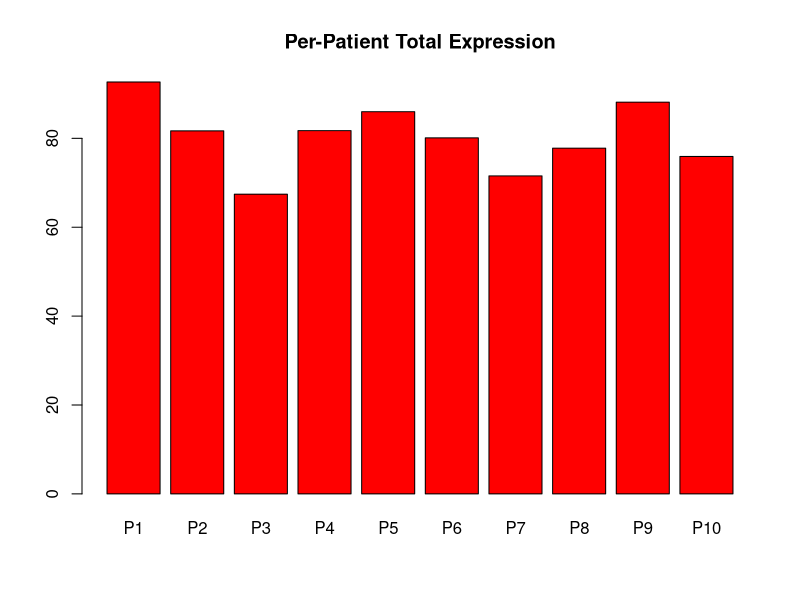

Write the R code that produced this figure.
# ------------------------------------------------------------
# Pilot Study: 8 genes × 10 patients

set.seed(123)  # for reproducibility

#Generate Dataset 
patient_id <- paste0("P", 1:10)
status <- sample(c("Responder", "Non-Responder"), size = 10, replace = TRUE)

# simulate expression (normal distribution, mean=10, sd=3)
gene_data <- matrix(rnorm(10 * 8, mean = 10, sd = 3), nrow = 10, ncol = 8)
colnames(gene_data) <- paste0("G", 1:8)

expr <- data.frame(patient_id, status, gene_data)

cat("Dataset generated:\n")
print(expr)
cat("\n-------\n")

# 1. Structure & summary 
cat("Structure of expr:\n")
str(expr)
cat("\nSummary of gene columns:\n")
print(summary(expr[, 3:10]))
cat("\n-------\n")

# 2. Per-gene overall means 
gene_means <- colMeans(expr[, 3:10])
cat("Per-gene overall means:\n")
print(gene_means)
cat("Top 2 highest-mean genes:\n")
print(sort(gene_means, decreasing = TRUE)[1:2])
cat("\n---------\n")

# 3. Responder vs Non-Responder means (tapply) 
group_means <- sapply(expr[, 3:10], function(g) tapply(g, expr$status, mean))
cat("Responder vs Non-Responder means:\n")
print(group_means)
cat("\n------------\n")

# 4. Genes higher in Responders 
higher_in_resp <- names(which(group_means["Responder", ] > group_means["Non-Responder", ]))
cat("Genes higher in Responders:\n")
print(higher_in_resp)
cat("\n-----------\n")

# 5. Total expression per patient
expr$total <- rowSums(expr[, 3:10])
cat("Total expression per patient:\n")
print(expr[, c("patient_id", "total")])
cat("\n-----------\n")

# 6. Label HighExpr if total > median 
median_total <- median(expr$total)
expr$HighExpr <- ifelse(expr$total > median_total, "HighExpr", "LowExpr")
cat("HighExpr / LowExpr count per group:\n")
print(table(expr$status, expr$HighExpr))
cat("\n---------\n")

# 7. Patient with highest total 
cat("Patient with highest total:\n")
print(expr[which.max(expr$total), ])
cat("\n--------\n")

# 8. Per-gene variance 
gene_vars <- apply(expr[, 3:10], 2, var)
cat("Per-gene variance:\n")
print(gene_vars)
cat("Top 2 most variable genes:\n")
top_var_genes <- names(sort(gene_vars, decreasing = TRUE)[1:2])
print(top_var_genes)
cat("\n-----------\n")

# 9. Highest single patient × gene 
which_max <- which(expr[, 3:10] == max(expr[, 3:10]), arr.ind = TRUE)
cat("Patient × gene combination with highest single value:\n")
print(expr[which_max[1], 1:2])   # patient & status
cat("Gene:", colnames(expr)[2 + which_max[2]], "\n")
cat("Value:", max(expr[, 3:10]), "\n")
cat("\n----------\n")

# 10. Responder-only means vs overall 
resp_means <- colMeans(expr[expr$status == "Responder", 3:10])
cat("Responder-only per-gene means:\n")
print(resp_means)
cat("Comparison to overall means:\n")
print(data.frame(overall = gene_means, responder_only = resp_means))
cat("\n-----------\n")

# 11. Rename G4 to G4A 
colnames(expr)[colnames(expr) == "G4"] <- "G4A"
cat("G4 renamed to G4A, columns now:\n")
print(colnames(expr))
cat("\n---------\n")

# 12. Create gene_mat (10×8) 
gene_mat <- as.matrix(expr[, 3:10])
rownames(gene_mat) <- expr$patient_id
cat("gene_mat created (first 5 rows):\n")
print(gene_mat[1:5, ])
cat("\n----------\n")

# 13. Row & column means 
row_means <- rowMeans(gene_mat)
col_means <- colMeans(gene_mat)
cat("Row means (first 5 patients):\n")
print(row_means[1:5])
cat("Column means:\n")
print(col_means)
cat("\n--------\n")

# 14. Create list "study"
study <- list(expr = expr, genes = gene_mat)

# 15. Extract G1 expression for Non-Responders 
cat("G1 expression for Non-Responders:\n")
print(study$expr$G1[study$expr$status == "Non-Responder"])
cat("\n-------\n")

# 16. Threshold gene_mat (<5 → 0) 
before <- sum(gene_mat < 5)
gene_mat[gene_mat < 5] <- 0
after <- sum(gene_mat == 0)
changed <- after - before
cat("Number of entries changed to zero (<5):", changed, "\n")
cat("\n---------\n")

# 17. Responder vs Non-Responder means post-threshold 
group_means_thresh <- sapply(as.data.frame(gene_mat), function(g) tapply(g, expr$status, mean))
cat("Responder vs Non-Responder means post-threshold:\n")
print(group_means_thresh)
cat("\n-------\n")

# 18. Barplot per-patient totals
barplot(expr$total, names.arg = expr$patient_id,
        col = "Red", main = "Per-Patient Total Expression")

# 19. Remove lowest-total patient 
lowest_idx <- which.min(expr$total)
expr_removed <- expr[-lowest_idx, ]
cat("Mean total per group after removing lowest-total patient:\n")
print(tapply(expr_removed$total, expr_removed$status, mean))
cat("\n--------\n")

# 20. 2-paragraph interpretation 
cat("\nINTERPRETATION:\n\n")
cat("In this pilot study of 10 patients, several genes appeared to show differential ",
    "expression between Responders and Non-Responders. The overall analysis suggested ",
    "that genes such as ", paste(higher_in_resp, collapse = ", "),
    " were more highly expressed in Responders. This pattern indicates that these genes ",
    "could be biologically associated with treatment response. Importantly, these findings ",
    "are supported by the per-group means, where the Responder averages were consistently ",
    "higher than Non-Responders for selected genes. In addition, the computation of variances ",
    "highlighted that ", paste(top_var_genes, collapse = " and "),
    " are the most variable across patients, pointing toward heterogeneous regulation ",
    "that could influence their predictive power.\n\n", sep="")

cat("When we examined per-patient totals, we found that a few patients had markedly ",
    "higher aggregate expression across all eight genes, and these tended to fall in the ",
    "Responder group. Thresholding values below five to zero did not substantially change ",
    "the overall conclusions, suggesting that the observed differences are robust rather ",
    "than being driven by small, low-expression noise. Together, these findings suggest ",
    "that specific genes consistently elevated in Responders may serve as early indicators ",
    "of therapeutic benefit. However, as this is a small pilot study, these signals must ",
    "be interpreted cautiously, and confirmation in a larger, independent dataset will ",

    "be necessary before drawing firm biological or clinical conclusions.\n")
